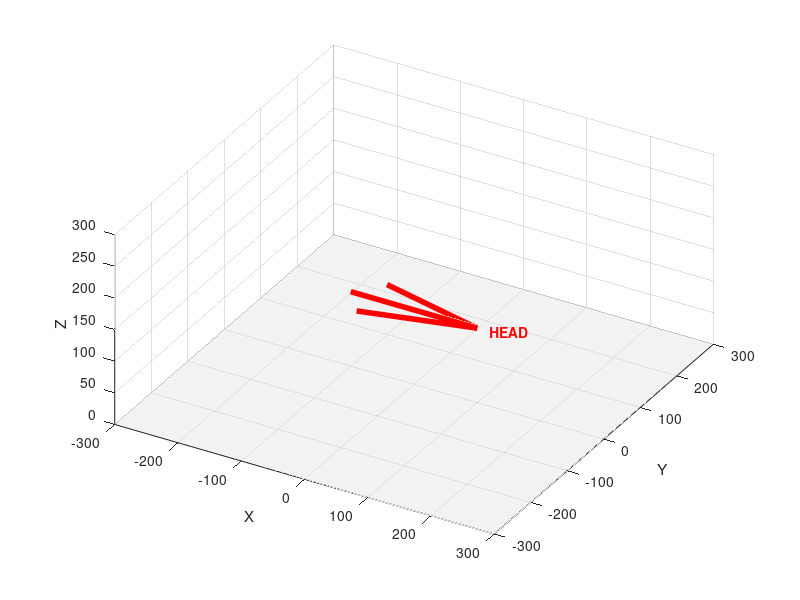

Reproduce this figure in MATLAB. (Note: this script raises an error after producing the figure.)
% =========================================================================
% MO PHONG ROBOT HEXAPOD - FIX LOI CUA SO VA LABEL
% Input: Chuoi trang thai (State Sequence) tu User
% =========================================================================
clc; clear; close all;

%% ========================================================================
%  PHAN 1: THIET LAP DU LIEU CHUYEN DONG (DATA INPUT)
% ========================================================================
STATES_DATA = [
    % STATE 1: STAND
    0, 45, -75,   0, 45, -75,   0, 45, -75,   0, 45, -75,   0, 45, -75,   0, 45, -75;
    % STATE 2: LIFT
    0, 75, -95,   0, 45, -75,   0, 45, -75,   0, 75, -95,   0, 75, -95,   0, 45, -75;
    % STATE 3: FORWARD
    22, 75, -95, -22, 45, -75, -22, 45, -75,  22, 75, -95,  22, 75, -95, -22, 45, -75;
    % STATE 4: LAND
    22, 45, -75, -22, 45, -75, -22, 45, -75,  22, 45, -75,  22, 45, -75, -22, 45, -75;
];
STATE_NAMES = {'1. STAND', '2. LIFT', '3. FORWARD', '4. LAND'};

%% ========================================================================
%  PHAN 2: THONG SO ROBOT
% ========================================================================
BODY_LENGTH = 150.703; BODY_WIDTH = 70.712; MID_SPAN = 120.0;   
L_COXA = 35; L_FEMUR = 75; L_TIBIA = 125;

delta_z = L_FEMUR * sind(45) + L_TIBIA * sind(-75);
BODY_HEIGHT = abs(delta_z); 
h = BODY_HEIGHT;
half_L = BODY_LENGTH/2; half_W = BODY_WIDTH/2; half_Mid = MID_SPAN/2;

mount_pts = [
     half_L, -half_W, h;   0, -half_Mid, h;   -half_L, -half_W, h;
     half_L,  half_W, h;   0,  half_Mid, h;   -half_L,  half_W, h
];
mount_angles = [-45, -90, -135, 45, 90, 135];

%% ========================================================================
%  PHAN 3: VONG LAP MO PHONG (ANIMATION LOOP)
% ========================================================================
% Luu handle cua cua so vao bien fig_h de kiem tra
fig_h = figure('Name', 'Hexapod Motion Simulation', 'Color', 'white', 'Position', [100 100 800 600]);
axis equal; grid on; view(30, 30); hold on;
xlabel('X'); ylabel('Y'); zlabel('Z');
zlim([0 300]); xlim([-300 300]); ylim([-300 300]);

% Ve san va mui ten (Nhung thu nay ve 1 lan, khong xoa)
patch([400 -400 -400 400], [400 400 -400 -400], [0 0 0 0], [0.95 0.95 0.95], 'EdgeColor', 'none');
quiver3(-100, 0, h+50, 200, 0, 0, 'r', 'LineWidth', 4, 'MaxHeadSize', 0.5, 'AutoScale', 'off');
text(120, 0, h+50, 'HEAD', 'Color', 'r', 'FontWeight', 'bold');

steps = 20; 
num_states = size(STATES_DATA, 1);

for cycle = 1:3 
    for s = 1:num_states
        
        % KIEM TRA AN TOAN: Neu nguoi dung tat cua so thi dung chuong trinh
        if ~isvalid(fig_h), break; end
        
        current_state_raw = STATES_DATA(s, :);
        if s < num_states
            next_state_raw = STATES_DATA(s+1, :);
        else
            next_state_raw = STATES_DATA(1, :);
        end
        
        for t = linspace(0, 1, steps)
            % KIEM TRA AN TOAN TRONG VONG LAP CON
            if ~isvalid(fig_h), break; end
            
            interp_raw = (1-t)*current_state_raw + t*next_state_raw;
            
            FL = interp_raw(1:3); FR = interp_raw(4:6); ML = interp_raw(7:9);
            MR = interp_raw(10:12); RL = interp_raw(13:15); RR = interp_raw(16:18);
            
            CURRENT_ANGLES = [FR; MR; RR; FL; ML; RL];
            
            % --- QUAN TRONG: CHI XOA DOI TUONG ROBOT ---
            delete(findobj(gca, 'Tag', 'robot_part')); 
            
            draw_robot(CURRENT_ANGLES, mount_pts, mount_angles, L_COXA, L_FEMUR, L_TIBIA);
            
            title({['CYCLE: ' num2str(cycle) ' | STATE: ' STATE_NAMES{s}], ...
                   'Tripod Gait Simulation'}, 'FontSize', 14);
            drawnow;
        end
    end
    if ~isvalid(fig_h), break; end
end

%% ========================================================================
%  CAC HAM HO TRO (HELPER FUNCTIONS)
% ========================================================================

function draw_robot(angles_mat, mount_pts, mount_angles, L1, L2, L3)
    joints_pos = zeros(6, 4, 3);
    
    for i = 1:6
        th1 = angles_mat(i, 1); th2 = angles_mat(i, 2); th3 = angles_mat(i, 3);
        alpha = mount_angles(i);
        total_rad = deg2rad(alpha + th1);
        
        J1 = mount_pts(i,:);
        J2 = J1 + [L1*cos(total_rad), L1*sin(total_rad), L1*sind(th1)];
        r_femur = L2*cosd(th2); z_femur = L2*sind(th2);
        J3 = J2 + [r_femur*cos(total_rad), r_femur*sin(total_rad), z_femur];
        r_tibia = L3*cosd(th3); z_tibia = L3*sind(th3);
        J4 = J3 + [r_tibia*cos(total_rad), r_tibia*sin(total_rad), z_tibia];
        
        joints_pos(i,:,:) = [J1; J2; J3; J4];
    end
    
    % Ve than (Them Tag 'robot_part')
    hex_idx = [1, 2, 3, 6, 5, 4, 1];
    fill3(mount_pts(hex_idx,1), mount_pts(hex_idx,2), mount_pts(hex_idx,3), ...
         [0.3 0.3 0.3], 'FaceAlpha', 0.8, 'EdgeColor', 'k', 'Tag', 'robot_part');
     
    % Ve chan (Them Tag 'robot_part')
    cols = lines(6);
    for i=1:6
        X = squeeze(joints_pos(i,:,1));
        Y = squeeze(joints_pos(i,:,2));
        Z = squeeze(joints_pos(i,:,3));
        % Tag giup ta xoa dung chan chu khong xoa truc toa do
        plot3(X, Y, Z, 'LineWidth', 4, 'Color', cols(i,:), 'Tag', 'robot_part');
        plot3(X, Y, Z, 'o', 'MarkerSize', 4, 'MarkerFaceColor', 'w', 'Color', 'k', 'Tag', 'robot_part');
    end
end
